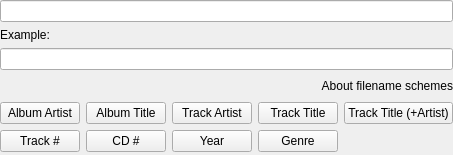
<?xml version="1.0" encoding="UTF-8"?>
<ui version="4.0">
 <class>FilenameSchemeDialog</class>
 <widget class="QWidget" name="FilenameSchemeDialog">
  <property name="geometry">
   <rect>
    <x>0</x>
    <y>0</y>
    <width>378</width>
    <height>155</height>
   </rect>
  </property>
  <layout class="QGridLayout" name="gridLayout">
   <property name="margin">
    <number>0</number>
   </property>
   <item row="0" column="0" colspan="5">
    <widget class="LineEdit" name="pattern"/>
   </item>
   <item row="1" column="0">
    <widget class="QLabel" name="label_album_example">
     <property name="maximumSize">
      <size>
       <width>16777215</width>
       <height>21</height>
      </size>
     </property>
     <property name="text">
      <string>Example:</string>
     </property>
    </widget>
   </item>
   <item row="2" column="0" colspan="5">
    <widget class="LineEdit" name="example">
     <property name="readOnly">
      <bool>true</bool>
     </property>
    </widget>
   </item>
   <item row="3" column="0" colspan="5">
    <layout class="QHBoxLayout" name="horizontalLayout">
     <item>
      <spacer name="horizontalSpacer">
       <property name="orientation">
        <enum>Qt::Horizontal</enum>
       </property>
       <property name="sizeHint" stdset="0">
        <size>
         <width>40</width>
         <height>20</height>
        </size>
       </property>
      </spacer>
     </item>
     <item>
      <widget class="UrlLabel" name="help">
       <property name="text">
        <string>About filename schemes</string>
       </property>
       <property name="alignment">
        <set>Qt::AlignRight|Qt::AlignTrailing|Qt::AlignVCenter</set>
       </property>
      </widget>
     </item>
    </layout>
   </item>
   <item row="4" column="0">
    <widget class="QPushButton" name="albumArtist">
     <property name="minimumSize">
      <size>
       <width>0</width>
       <height>0</height>
      </size>
     </property>
     <property name="maximumSize">
      <size>
       <width>16777215</width>
       <height>16777215</height>
      </size>
     </property>
     <property name="text">
      <string>Album Artist</string>
     </property>
    </widget>
   </item>
   <item row="4" column="1">
    <widget class="QPushButton" name="albumTitle">
     <property name="minimumSize">
      <size>
       <width>0</width>
       <height>0</height>
      </size>
     </property>
     <property name="maximumSize">
      <size>
       <width>16777215</width>
       <height>16777215</height>
      </size>
     </property>
     <property name="text">
      <string>Album Title</string>
     </property>
    </widget>
   </item>
   <item row="4" column="2">
    <widget class="QPushButton" name="trackArtist">
     <property name="minimumSize">
      <size>
       <width>0</width>
       <height>0</height>
      </size>
     </property>
     <property name="maximumSize">
      <size>
       <width>16777215</width>
       <height>16777215</height>
      </size>
     </property>
     <property name="text">
      <string>Track Artist</string>
     </property>
    </widget>
   </item>
   <item row="4" column="3">
    <widget class="QPushButton" name="trackTitle">
     <property name="minimumSize">
      <size>
       <width>0</width>
       <height>0</height>
      </size>
     </property>
     <property name="maximumSize">
      <size>
       <width>16777215</width>
       <height>16777215</height>
      </size>
     </property>
     <property name="text">
      <string>Track Title</string>
     </property>
    </widget>
   </item>
   <item row="4" column="4">
    <widget class="QPushButton" name="trackArtistAndTitle">
     <property name="minimumSize">
      <size>
       <width>0</width>
       <height>0</height>
      </size>
     </property>
     <property name="maximumSize">
      <size>
       <width>16777215</width>
       <height>16777215</height>
      </size>
     </property>
     <property name="text">
      <string>Track Title (+Artist)</string>
     </property>
    </widget>
   </item>
   <item row="5" column="0">
    <widget class="QPushButton" name="trackNo">
     <property name="text">
      <string>Track #</string>
     </property>
    </widget>
   </item>
   <item row="5" column="1">
    <widget class="QPushButton" name="cdNo">
     <property name="text">
      <string>CD #</string>
     </property>
    </widget>
   </item>
   <item row="5" column="3">
    <widget class="QPushButton" name="genre">
     <property name="text">
      <string>Genre</string>
     </property>
    </widget>
   </item>
   <item row="6" column="1" colspan="2">
    <spacer name="verticalSpacer">
     <property name="orientation">
      <enum>Qt::Vertical</enum>
     </property>
     <property name="sizeHint" stdset="0">
      <size>
       <width>20</width>
       <height>0</height>
      </size>
     </property>
    </spacer>
   </item>
   <item row="5" column="2">
    <widget class="QPushButton" name="year">
     <property name="text">
      <string>Year</string>
     </property>
    </widget>
   </item>
  </layout>
 </widget>
 <customwidgets>
  <customwidget>
   <class>UrlLabel</class>
   <extends>QLabel</extends>
   <header>urllabel.h</header>
  </customwidget>
  <customwidget>
   <class>LineEdit</class>
   <extends>QLineEdit</extends>
   <header>lineedit.h</header>
  </customwidget>
 </customwidgets>
 <resources/>
 <connections/>
</ui>
